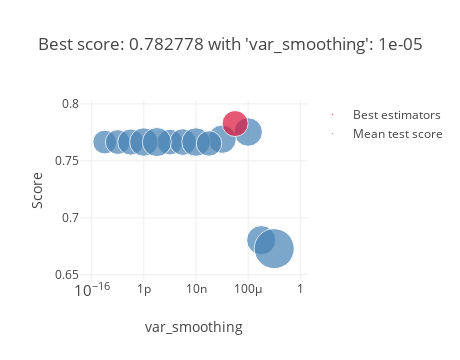

The notebook cell saved with this chart:
### Markdown cell above
#### After optimisation

### Code cell
parameters = {
    'var_smoothing': [1e-2, 1e-3, 1e-4, 1e-5, 1e-6, 1e-7, 1e-8, 1e-9, 1e-10, 1e-11, 1e-12, 1e-13, 1e-14, 1e-15]
}

grid_gnb=GridSearchCV(GNB, parameters, cv=10, verbose=0, n_jobs=-1)

grid_gnb.fit(X_train, y_train)

plot_grid_search(grid_gnb)
table_grid_search(grid_gnb)

### Figure 1 — Plotly figure (JSON) as saved in the notebook; plotly's stock layout.template omitted (floating-point values rounded to 4 significant figures)
{"data": [{"marker": {"color": "SteelBlue", "size": [0.005612, 0.005545, 0.003919, 0.004252, 0.004597, 0.004747, 0.004925, 0.005606, 0.005624, 0.005855, 0.004479, 0.005841, 0.01103], "sizemin": 4, "sizemode": "area", "sizeref": 1.379e-05}, "mode": "markers", "name": "Mean test score", "showlegend": true, "text": ["'var_smoothing': 0.0001", "'var_smoothing': 1e-06", "'var_smoothing': 1e-15", "'var_smoothing': 1e-14", "'var_smoothing': 1e-10", "'var_smoothing': 1e-13", "'var_smoothing': 1e-09", "'var_smoothing': 1e-12", "'var_smoothing': 1e-08", "'var_smoothing': 1e-11", "'var_smoothing': 1e-07", "'var_smoothing': 0.001", "'var_smoothing': 0.01"], "type": "scatter", "x": [0.0001, 1e-06, 1e-15, 1e-14, 1e-10, 1e-13, 1e-09, 1e-12, 1e-08, 1e-11, 1e-07, 0.001, 0.01], "xaxis": "x", "y": [0.7753, 0.769, 0.7665, 0.7665, 0.7665, 0.7665, 0.7665, 0.7665, 0.7665, 0.7665, 0.7653, 0.6804, 0.6729], "yaxis": "y"}, {"marker": {"color": "Crimson", "size": [0.004669], "sizemin": 4, "sizemode": "area", "sizeref": 1.379e-05}, "mode": "markers", "name": "Best estimators", "showlegend": true, "text": ["{'var_smoothing': 1e-05}"], "type": "scatter", "x": [1e-05], "xaxis": "x", "y": [0.7828], "yaxis": "y"}], "layout": {"height": 360, "hovermode": "closest", "legend": {"traceorder": "reversed"}, "title": {"text": "Best score: 0.782778 with 'var_smoothing': 1e-05"}, "width": 460, "xaxis": {"anchor": "y", "domain": [0, 1], "title": {"text": "var_smoothing"}, "type": "log"}, "yaxis": {"anchor": "x", "domain": [0, 1], "title": {"text": "Score"}}}}
